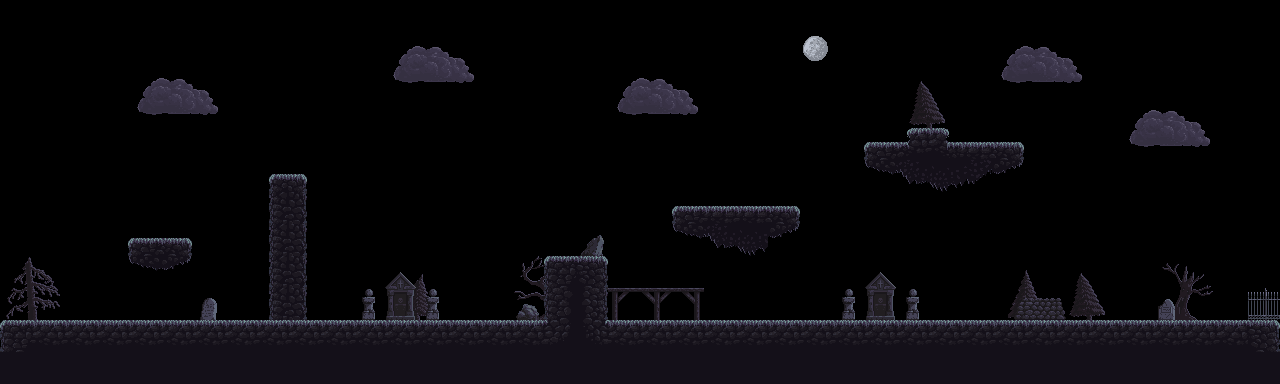

Below is a game level as drawn by its tile map, then a one-line description and the .tmx file that defines it, in full:
An orthogonal 40x12 tile map with 32x32 px tiles, 4 tile layers (trees, sky, parts, ground) and 13 objects (2x skeleton).

<map version="1.9" tiledversion="1.9.2" orientation="orthogonal" renderorder="right-down" width="40" height="12" tilewidth="32" tileheight="32" infinite="0" nextlayerid="7" nextobjectid="18">
 <editorsettings>
  <export target="../1.lua" format="lua" />
 </editorsettings>
 <tileset firstgid="1" name="Dark Forest" tilewidth="32" tileheight="32" tilecount="96" columns="12">
  <image source="../../assets/Dark Forest.png" width="384" height="256" />
 </tileset>
 <layer id="3" name="trees" width="40" height="12">
  <data encoding="csv">
0,0,0,0,0,0,0,0,0,0,0,0,0,0,0,0,0,0,0,0,0,0,0,0,0,0,0,0,0,0,0,0,0,0,0,0,0,0,0,0,
0,0,0,0,0,0,0,0,0,0,0,0,0,0,0,0,0,0,0,0,0,0,0,0,0,0,0,0,0,0,0,0,0,0,0,0,0,0,0,0,
0,0,0,0,0,0,0,0,0,0,0,0,0,0,0,0,0,0,0,0,0,0,0,0,0,0,0,0,54,55,0,0,0,0,0,0,0,0,0,0,
0,0,0,0,0,0,0,0,0,0,0,0,0,0,0,0,0,0,0,0,0,0,0,0,0,0,0,0,66,67,0,0,0,0,0,0,0,0,0,0,
0,0,0,0,0,0,0,0,0,0,0,0,0,0,0,0,0,0,0,0,0,0,0,0,0,0,0,0,0,0,0,0,0,0,0,0,0,0,0,0,
0,0,0,0,0,0,0,0,0,0,0,0,0,0,0,0,0,0,0,0,0,0,0,0,0,0,0,0,0,0,0,0,0,0,0,0,0,0,0,0,
0,0,0,0,0,0,0,0,0,0,0,0,0,0,0,0,0,0,0,0,0,0,0,0,0,0,0,0,0,0,0,0,0,0,0,0,0,0,0,0,
0,0,0,0,0,0,0,0,0,0,0,0,0,0,0,0,0,0,0,0,0,0,0,0,0,0,0,0,0,0,0,0,0,0,0,0,0,0,0,0,
32,33,0,0,0,0,0,0,0,0,0,0,52,53,0,0,28,29,0,0,0,0,0,0,0,0,0,0,0,0,0,56,57,54,55,0,30,31,0,0,
44,45,0,0,0,0,0,0,0,0,0,0,64,65,0,0,40,41,0,0,0,0,0,0,0,0,0,0,0,0,0,68,69,66,67,0,42,43,0,0,
0,0,0,0,0,0,0,0,0,0,0,0,0,0,0,0,0,0,0,0,0,0,0,0,0,0,0,0,0,0,0,0,0,0,0,0,0,0,0,0,
0,0,0,0,0,0,0,0,0,0,0,0,0,0,0,0,0,0,0,0,0,0,0,0,0,0,0,0,0,0,0,0,0,0,0,0,0,0,0,0
</data>
 </layer>
 <layer id="4" name="sky" width="40" height="12">
  <data encoding="csv">
0,0,0,0,0,0,0,0,0,0,0,0,0,0,0,0,0,0,0,0,0,0,0,0,0,0,0,0,0,0,0,0,0,0,0,0,0,0,0,0,
0,0,0,0,0,0,0,0,0,0,0,0,46,47,48,0,0,0,0,0,0,0,0,0,0,24,0,0,0,0,0,46,47,48,0,0,0,0,0,0,
0,0,0,0,46,47,48,0,0,0,0,0,58,59,60,0,0,0,0,46,47,48,0,0,0,0,0,0,0,0,0,58,59,60,0,0,0,0,0,0,
0,0,0,0,58,59,60,0,0,0,0,0,0,0,0,0,0,0,0,58,59,60,0,0,0,0,0,0,0,0,0,0,0,0,0,46,47,48,0,0,
0,0,0,0,0,0,0,0,0,0,0,0,0,0,0,0,0,0,0,0,0,0,0,0,0,0,0,0,0,0,0,0,0,0,0,58,59,60,0,0,
0,0,0,0,0,0,0,0,0,0,0,0,0,0,0,0,0,0,0,0,0,0,0,0,0,0,0,0,0,0,0,0,0,0,0,0,0,0,0,0,
0,0,0,0,0,0,0,0,0,0,0,0,0,0,0,0,0,0,0,0,0,0,0,0,0,0,0,0,0,0,0,0,0,0,0,0,0,0,0,0,
0,0,0,0,0,0,0,0,0,0,0,0,0,0,0,0,0,0,0,0,0,0,0,0,0,0,0,0,0,0,0,0,0,0,0,0,0,0,0,0,
0,0,0,0,0,0,0,0,0,0,0,0,0,0,0,0,0,0,0,0,0,0,0,0,0,0,0,0,0,0,0,0,0,0,0,0,0,0,0,0,
0,0,0,0,0,0,0,0,0,0,0,0,0,0,0,0,0,0,0,0,0,0,0,0,0,0,0,0,0,0,0,0,0,0,0,0,0,0,0,0,
0,0,0,0,0,0,0,0,0,0,0,0,0,0,0,0,0,0,0,0,0,0,0,0,0,0,0,0,0,0,0,0,0,0,0,0,0,0,0,0,
0,0,0,0,0,0,0,0,0,0,0,0,0,0,0,0,0,0,0,0,0,0,0,0,0,0,0,0,0,0,0,0,0,0,0,0,0,0,0,0
</data>
 </layer>
 <layer id="2" name="parts" width="40" height="12">
  <data encoding="csv">
0,0,0,0,0,0,0,0,0,0,0,0,0,0,0,0,0,0,0,0,0,0,0,0,0,0,0,0,0,0,0,0,0,0,0,0,0,0,0,0,
0,0,0,0,0,0,0,0,0,0,0,0,0,0,0,0,0,0,0,0,0,0,0,0,0,0,0,0,0,0,0,0,0,0,0,0,0,0,0,0,
0,0,0,0,0,0,0,0,0,0,0,0,0,0,0,0,0,0,0,0,0,0,0,0,0,0,0,0,0,0,0,0,0,0,0,0,0,0,0,0,
0,0,0,0,0,0,0,0,0,0,0,0,0,0,0,0,0,0,0,0,0,0,0,0,0,0,0,0,0,0,0,0,0,0,0,0,0,0,0,0,
0,0,0,0,0,0,0,0,0,0,0,0,0,0,0,0,0,0,0,0,0,0,0,0,0,0,0,0,0,0,0,0,0,0,0,0,0,0,0,0,
0,0,0,0,0,0,0,0,0,0,0,0,0,0,0,0,0,0,0,0,0,0,0,0,0,0,0,0,0,0,0,0,0,0,0,0,0,0,0,0,
0,0,0,0,0,0,0,0,0,0,0,0,0,0,0,0,0,0,0,0,0,0,0,0,0,0,0,0,0,0,0,0,0,0,0,0,0,0,0,0,
0,0,0,0,0,0,0,0,0,0,0,0,0,0,0,0,0,0,39,0,0,0,0,0,0,0,0,0,0,0,0,0,0,0,0,0,0,0,0,0,
0,0,0,0,0,0,0,0,0,0,0,0,74,0,0,0,0,0,0,0,0,0,0,0,0,0,0,74,0,0,0,0,0,0,0,0,0,0,0,0,
0,0,0,0,0,0,72,0,0,0,0,70,86,70,0,0,37,0,0,49,50,51,0,0,0,0,70,86,70,0,0,34,35,36,0,0,71,0,0,23,
0,0,0,0,0,0,0,0,0,0,0,0,0,0,0,0,0,0,0,0,0,0,0,0,0,0,0,0,0,0,0,0,0,0,0,0,0,0,0,0,
0,0,0,0,0,0,0,0,0,0,0,0,0,0,0,0,0,0,0,0,0,0,0,0,0,0,0,0,0,0,0,0,0,0,0,0,0,0,0,0
</data>
 </layer>
 <layer id="1" name="ground" width="40" height="12">
  <data encoding="csv">
0,0,0,0,0,0,0,0,0,0,0,0,0,0,0,0,0,0,0,0,0,0,0,0,0,0,0,0,0,0,0,0,0,0,0,0,0,0,0,0,
0,0,0,0,0,0,0,0,0,0,0,0,0,0,0,0,0,0,0,0,0,0,0,0,0,0,0,0,0,0,0,0,0,0,0,0,0,0,0,0,
0,0,0,0,0,0,0,0,0,0,0,0,0,0,0,0,0,0,0,0,0,0,0,0,0,0,0,0,0,0,0,0,0,0,0,0,0,0,0,0,
0,0,0,0,0,0,0,0,0,0,0,0,0,0,0,0,0,0,0,0,0,0,0,0,0,0,0,0,0,0,0,0,0,0,0,0,0,0,0,0,
0,0,0,0,0,0,0,0,0,0,0,0,0,0,0,0,0,0,0,0,0,0,0,0,0,0,0,6,7,8,9,10,0,0,0,0,0,0,0,0,
0,0,0,0,0,0,0,0,4,5,0,0,0,0,0,0,0,0,0,0,0,0,0,0,0,0,0,18,19,20,21,22,0,0,0,0,0,0,0,0,
0,0,0,0,0,0,0,0,16,17,0,0,0,0,0,0,0,0,0,0,0,6,9,9,10,0,0,0,0,0,0,0,0,0,0,0,0,0,0,0,
0,0,0,0,6,10,0,0,16,17,0,0,0,0,0,0,0,0,0,0,0,18,19,20,22,0,0,0,0,0,0,0,0,0,0,0,0,0,0,0,
0,0,0,0,18,22,0,0,16,17,0,0,0,0,0,0,0,2,3,0,0,0,0,0,0,0,0,0,0,0,0,0,0,0,0,0,0,0,0,0,
0,0,0,0,0,0,0,0,16,17,0,0,0,0,0,0,0,14,15,0,0,0,0,0,0,0,0,0,0,0,0,0,0,0,0,0,0,0,0,0,
2,25,25,25,25,25,25,25,25,25,25,25,25,25,25,25,25,26,27,25,25,25,25,25,25,25,25,25,25,25,25,25,25,25,25,25,25,25,25,3,
1,1,1,1,1,1,1,1,1,1,1,1,1,1,1,1,1,1,1,1,1,1,1,1,1,1,1,1,1,1,1,1,1,1,1,1,1,1,1,1
</data>
 </layer>
 <objectgroup color="#aa0000" id="5" name="collidable">
  <properties>
   <property name="collidable" type="bool" value="true" />
  </properties>
  <object id="1" x="128.667" y="240" width="62.6667" height="23.3333">
   <properties>
    <property name="collidable" type="bool" value="true" />
   </properties>
  </object>
  <object id="3" x="269.333" y="177" width="36.6667" height="142">
   <properties>
    <property name="collidable" type="bool" value="true" />
   </properties>
  </object>
  <object id="4" x="1.33332" y="322.333" width="1278.67" height="23.3333">
   <properties>
    <property name="collidable" type="bool" value="true" />
   </properties>
  </object>
  <object id="5" x="-2.00002" y="-0.999983" width="3.33337" height="321.333">
   <properties>
    <property name="collidable" type="bool" value="true" />
   </properties>
  </object>
  <object id="7" x="1279.67" y="0.000166667" width="3.33337" height="321.333">
   <properties>
    <property name="collidable" type="bool" value="true" />
   </properties>
  </object>
  <object id="8" x="546.333" y="258.667" width="60.6667" height="61.9997">
   <properties>
    <property name="collidable" type="bool" value="true" />
   </properties>
  </object>
  <object id="9" x="673.667" y="208" width="125.333" height="21.9997">
   <properties>
    <property name="collidable" type="bool" value="true" />
   </properties>
  </object>
  <object id="10" x="716.333" y="231.333" width="50.6667" height="15.9997">
   <properties>
    <property name="collidable" type="bool" value="true" />
   </properties>
  </object>
  <object id="11" x="865" y="144" width="158" height="20.6664">
   <properties>
    <property name="collidable" type="bool" value="true" />
   </properties>
  </object>
  <object id="12" x="908.333" y="130" width="39.3334" height="13.9997">
   <properties>
    <property name="collidable" type="bool" value="true" />
   </properties>
  </object>
  <object id="13" x="905.667" y="166.667" width="78" height="15.333">
   <properties>
    <property name="collidable" type="bool" value="true" />
   </properties>
  </object>
 </objectgroup>
 <objectgroup color="#005500" id="6" name="enemies">
  <object id="16" name="Skeleton" class="skeleton" x="384.667" y="254.667" width="32" height="64" />
  <object id="17" name="Skeleton" class="skeleton" x="865.333" y="255.333" width="32" height="64" />
 </objectgroup>
</map>
